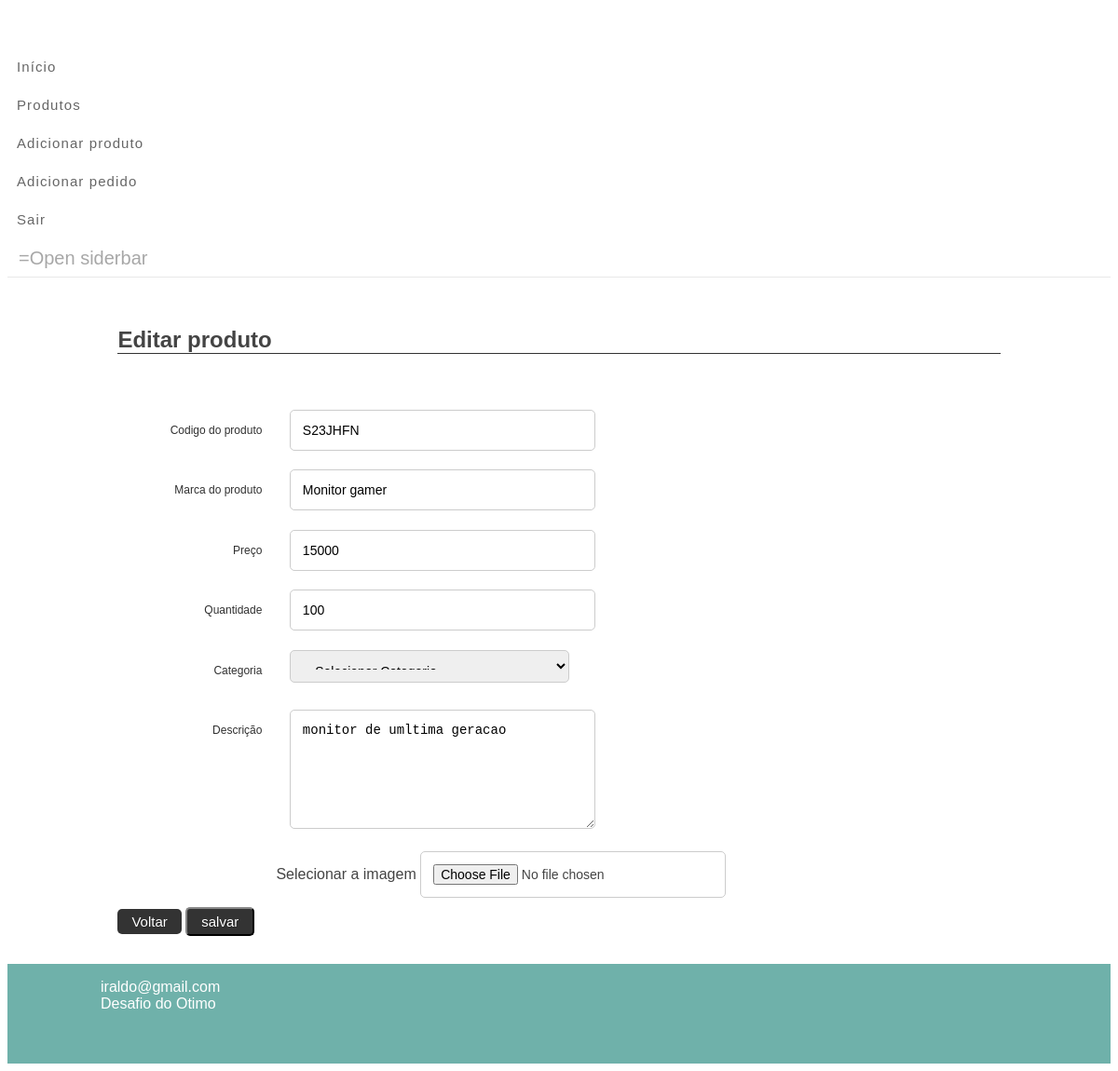
Screenshot of /view/editar-produto?id=11 (signed in) with the database file from the repository.
### tables this page shows
CREATE TABLE `tb_produto` (
  `id_produto` int(11) NOT NULL,
  `id_usuario` int(11) NOT NULL,
  `photo` varchar(100) NOT NULL,
  `sku` varchar(50) NOT NULL,
  `name` varchar(50) NOT NULL,
  `price` varchar(20) NOT NULL,
  `quantity` varchar(20) NOT NULL,
  `category` varchar(255) NOT NULL,
  `description` mediumtext NOT NULL,
  `status` int(11) NOT NULL
);

### controller/Produto.php (called while the page is built, shortened)
<?php
class Produto
 {
	public function editProduct()
	{
		include '../model/conexao.php';
		$query="SELECT * FROM tb_produto";
		$stmt = $conexao->query($query);
		$produtos = $stmt->fetchAll(PDO::FETCH_ASSOC);
		return $produtos;
	}
}

### view/editar-produto.php (the view, shortened to what this page needs)
<?php
include 'layout/header.php';
include '../controller/Produto.php';
$produto = new Produto();
$produtos = $produto->editProduct();
?>
<main class="content">
	<h2 class="title new-item">Editar produto</h2>
	<form action="../model/editar/produto.php" method="post">
	<?php foreach($produtos as $prod) {
		if($prod['id_produto'] == $_GET['id'] && $prod['id_usuario'] == $_SESSION['id']) {
	?>
		<div class="input-field">
			<label for="sku" class="label">Codigo do produto</label>
			<input type="text" name="sku" value="<?php echo $prod['sku']; ?>" class="input-text" />
		</div>
		<div class="input-field">
			<label for="name" class="label">Marca do produto</label>
			<input type="text" name="name" value="<?php echo $prod['name']; ?>" class="input-text" />
		</div>
		<div class="input-field">
			<label for="price" class="label">Preço</label>
			<input type="text" name="price" value="<?php echo $prod['price']; ?>" class="input-text" />
		</div>
		<div class="input-field">
			<label for="quantity" class="label">Quantidade</label>
			<input type="text" name="quantity" value="<?php echo $prod['quantity']; ?>" class="input-text" />
		</div>
		<div class="input-field">
			<label class="label">Categoria</label>
			<select name="category" class="input-text">
				<option value="">--Selecionar Categoria--</option>
			</select>
		</div>
		<div class="input-field">
			<label for="description" class="label">Descrição </label>
			<textarea name="description" class="input-text"><?php echo $prod['description']; ?></textarea>
		</div>
		<div class="input-field" style="margin-left: 140px;">
			<label class="custom-file-label">Selecionar a imagem</label>
			<input class="input-text" type="file" name="upload_file" value="<?php echo $prod['photo']; ?>">
		</div>
		<div class="actions-form">
			<a href="products" class="action back">Voltar</a>
			<input class="btn-submit action back" type="submit" value="salvar" />
		</div>
	<?php
		}
	}?>
	</form>
</main>
<?php include 'layout/footer.php'; ?>

### public/css/style.css (style rules this page uses)
main { padding: 0 15px; }
.content { width: 80%; margin: 0 auto; padding: 30px 0; }
.title { margin: 6px 0; }
.title.new-item { border-bottom: 1px solid #333; margin-bottom: 50px; }
.action.back { border-radius: 5px; text-decoration: none; background-color: #333; border-color: #333; color: #fff; text-shadow: 1px 1px 0 rgba(0, 0, 0, 0.25); padding: 5px 15px; font-size: 15px; }
.input-field { padding: 10px 30px; }
.input-text { padding: 13px; border: 1px solid #ccc; font-size: 14px; border-radius: 5px; width: 300px; }
textarea.input-text { height: 100px; }
select.input-text { width: 300px; height: 35px; }
.label { display: inline-block; line-height: 1.2; vertical-align: top; white-space: normal; color: #303030; cursor: pointer; margin: 0; text-align: right; font-size: 12px; width: 100px; margin: 15px 25px; }

### rows the page displays
tb_produto: sku "S23JHFN", name "Monitor gamer", price "15000", quantity "100", description "monitor de umltima geracao"
